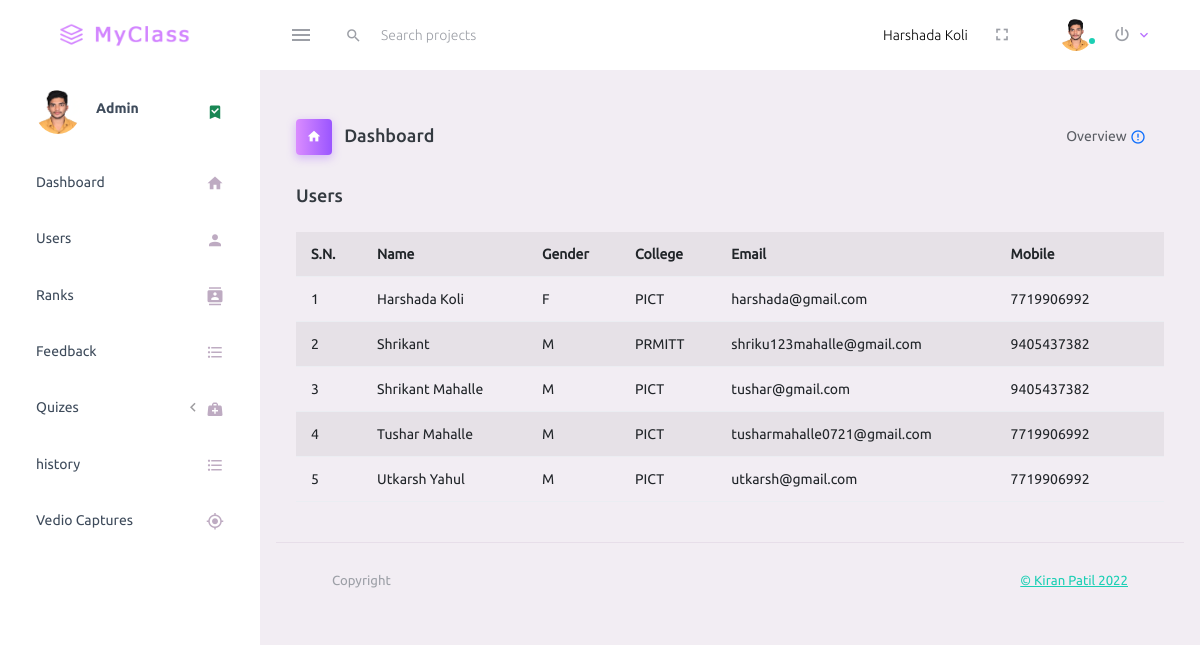
Page /Admin_dash.php?q=1 (signed in) on the committed database.
### tables this page shows
CREATE TABLE IF NOT EXISTS `user` (
  `name` varchar(50) NOT NULL,
  `gender` varchar(5) NOT NULL,
  `college` varchar(100) NOT NULL,
  `email` varchar(50) NOT NULL,
  `mob` bigint(20) NOT NULL,
  `password` varchar(50) NOT NULL,
  PRIMARY KEY (`email`)
);

### Admin_dash.php (the view, shortened to what this page needs)
<!DOCTYPE html>
<html lang="en">
  <head>
    <link rel="stylesheet" href="assets/vendors/mdi/css/materialdesignicons.min.css">
    <link rel="stylesheet" href="assets/vendors/css/vendor.bundle.base.css">
    <link rel="stylesheet" href="assets/css/style.css">
  </head>
  <body>
    <div class="container-scroller">
      <nav class="navbar default-layout-navbar col-lg-12 col-12 p-0 fixed-top d-flex flex-row">
        <div class="text-center navbar-brand-wrapper d-flex align-items-center justify-content-center">
          <a class="navbar-brand brand-logo" href="#"><img src="assets/images/logo.png" alt="logo" /></a>
        </div>
        <div class="navbar-menu-wrapper d-flex align-items-stretch">
          <button class="navbar-toggler navbar-toggler align-self-center" type="button" data-toggle="minimize">
            <span class="mdi mdi-menu"></span>
          </button>
          <div class="search-field d-none d-md-block">
            <form class="d-flex align-items-center h-100" action="#">
              <div class="input-group">
                <div class="input-group-prepend bg-transparent">
                  <i class="input-group-text border-0 mdi mdi-magnify"></i>
                </div>
                <input type="text" class="form-control bg-transparent border-0" placeholder="Search projects">
              </div>
            </form>
          </div>
          <ul class="navbar-nav navbar-nav-right">
            <?php
            include_once 'dbConnection.php';
            if (!(isset($_SESSION['email']))) {
              header("location:index.php");
            } else {
              $name = $_SESSION['name'];
              echo '<span class="pull-right top title1" ><span class="log1"><span class="glyphicon glyphicon-user" aria-hidden="true"></span>&nbsp;&nbsp;&nbsp;&nbsp;</span><a href="home.php?q=1" style="text-decoration:none;" class="mb-1 text-black">' . $name . '</a></span>';
              echo '<li class="nav-item d-none d-lg-block full-screen-link">
              <a class="nav-link">
                <i class="mdi mdi-fullscreen" id="fullscreen-button"></i>
              </a>
            </li>';
              echo '
            <li class="nav-item nav-profile dropdown">
              <a class="nav-link dropdown-toggle" id="profileDropdown" href="#" data-bs-toggle="dropdown" aria-expanded="false">
                <div class="nav-profile-img">
                  <img src="assets/images/faces/face1.jpg" alt="image">
                  <span class="availability-status online"></span>
                </div>
                <div class="nav-profile-text">
                <i class="mdi mdi-power"></i>
                </div>
              </a>
              <div class="dropdown-menu navbar-dropdown" aria-labelledby="profileDropdown">
                <a class="dropdown-item" href="#">
                  <i class="mdi mdi-cached me-2 text-success"></i>Login</a>
                <div class="dropdown-divider"></div>
                <a class="dropdown-item" href="logout.php?q=home.php">
                  <i class="mdi mdi-logout me-2 text-primary"></i> Signout </a>
              </div>
            </li>
              ';
            } ?>
          </ul>
        </div>
      </nav>
      <div class="container-fluid page-body-wrapper">
        <nav class="sidebar sidebar-offcanvas" id="sidebar">
          <ul class="nav">
            <li class="nav-item nav-profile">
              <a href="#" class="nav-link">
                <div class="nav-profile-image">
                  <img src="assets/images/faces/face1.jpg" alt="profile">
                </div>
                <div class="nav-profile-text d-flex flex-column">
                  <span class="font-weight-bold mb-2">Admin</span>
                </div>
                <i class="mdi mdi-bookmark-check text-success nav-profile-badge"></i>
              </a>
            </li>
            <li class="nav-item">
              <a class="nav-link" href="?q=0#">
                <span class="menu-title">Dashboard</span>
                <i class="mdi mdi-home menu-icon"></i>
              </a>
            </li>
            <li class="nav-item">
              <a class="nav-link" href="?q=1#">
                <span class="menu-title">Users</span>
                <i class="mdi mdi-account menu-icon"></i>
              </a>
            </li>
            <li class="nav-item">
              <a class="nav-link" href="?q=2#">
                <span class="menu-title">Ranks</span>
                <i class="mdi mdi-contacts menu-icon"></i>
              </a>
            </li>
            <li class="nav-item">
              <a class="nav-link" href="?q=3#">
                <span class="menu-title">Feedback</span>
                <i class="mdi mdi-format-list-bulleted menu-icon"></i>
              </a>
            </li>
            <li class="nav-item">
              <a class="nav-link" data-bs-toggle="collapse" href="#general-pages" aria-expanded="false" aria-controls="general-pages">
                <span class="menu-title">Quizes</span>
                <i class="menu-arrow"></i>
                <i class="mdi mdi-medical-bag menu-icon"></i>
              </a>
            </li>
            <li class="nav-item">
              <a class="nav-link" href="?q=6#">
                <span class="menu-title">history</span>
                <i class="mdi mdi-format-list-bulleted menu-icon"></i>
              </a>
            </li>
            <li class="nav-item">
              <a class="nav-link" href="?q=7#">
                <span class="menu-title">Vedio Captures</span>
                <i class="mdi mdi-crosshairs-gps menu-icon"></i>
              </a>
            </li>
          </ul>
        </nav>
        <div class="main-panel">
          <div class="content-wrapper">
            <div class="page-header">
              <h3 class="page-title">
                <span class="page-title-icon bg-gradient-primary text-white me-2">
                  <i class="mdi mdi-home"></i>
                </span> Dashboard
              </h3>
              <nav aria-label="breadcrumb">
                <ul class="breadcrumb">
                  <li class="breadcrumb-item active" aria-current="page">
                    <span></span>Overview <i class="mdi mdi-alert-circle-outline icon-sm text-primary align-middle"></i>
                  </li>
                </ul>
              </nav>
            </div>
            <div class="row">
              <div class="container">
                <div class="row">
                  <div class="col-md-12">
<?php if(@$_GET['q']==1) {
$result = mysqli_query($con,"SELECT * FROM user") or die('Error');
echo  '<div class="panel"><div class="table-responsive"> <h4 style="test-align:center">Users</h4></br><table class="table table-striped title1">
<tr><td><b>S.N.</b></td><td><b>Name</b></td><td><b>Gender</b></td><td><b>College</b></td><td><b>Email</b></td><td><b>Mobile</b></td><td></td></tr>';
$c=1;
while($row = mysqli_fetch_array($result)) {
	$name = $row['name'];
	$mob = $row['mob'];
	$gender = $row['gender'];
    $email = $row['email'];
	$college = $row['college'];
	echo '<tr><td>'.$c++.'</td><td>'.$name.'</td><td>'.$gender.'</td><td>'.$college.'</td><td>'.$email.'</td><td>'.$mob.'</td>
	<td><a title="Delete User" href="update.php?demail='.$email.'"><b><span class="glyphicon glyphicon-trash" aria-hidden="true"></span></b></a></td></tr>';
}
echo '</table></div></div>';
}?>
</div>
            </div>
          </div>
          <footer class="footer">
            <div class="container-fluid d-flex justify-content-between">
              <span class="text-muted d-block text-center text-sm-start d-sm-inline-block">Copyright </span>
              <span class="float-none float-sm-end mt-1 mt-sm-0 text-end"><a href="#" target="_blank">© Kiran Patil 2022</a></span>
            </div>
          </footer>
        </div>
      </div>
    </div>
  </body>
</html>

### rows in the picture
user: name "Harshada Koli", gender "F", college "PICT", email "harshada@gmail.com", mob "7719906992"
user: name "Shrikant", gender "M", college "PRMITT", email "shriku123mahalle@gmail.com", mob "9405437382"
user: name "Shrikant Mahalle", gender "M", college "PICT", email "tushar@gmail.com", mob "9405437382"
user: name "Tushar Mahalle", gender "M", college "PICT", email "tusharmahalle0721@gmail.com", mob "7719906992"
user: name "Utkarsh Yahul", gender "M", college "PICT", email "utkarsh@gmail.com", mob "7719906992"

### other values in the picture
$name "Harshada Koli"
